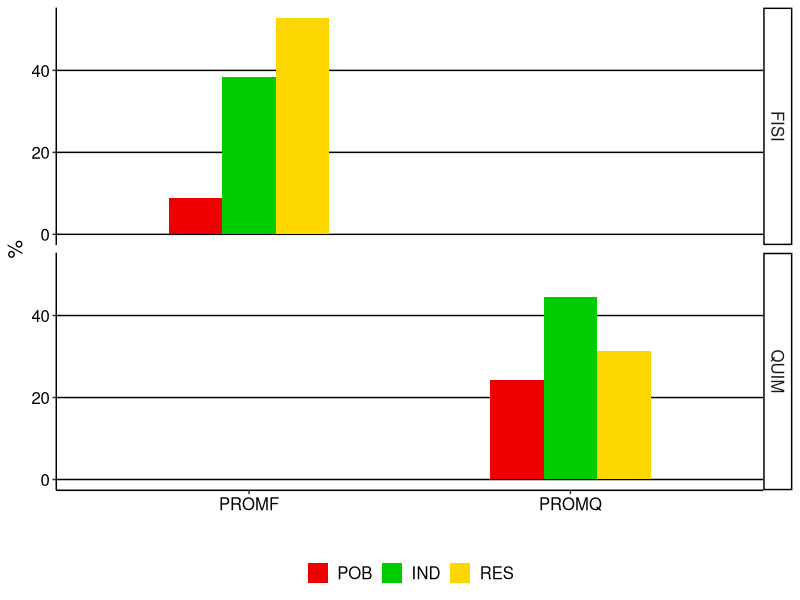

Source code (R):
## ---- chunk 1
knitr::opts_chunk$set(warning = FALSE, message = FALSE, echo = FALSE)



## ---- chunk 2
knitr::opts_chunk$set(warning = FALSE, message = FALSE, echo = FALSE)

library(readxl)
varia<- read_excel("database.xlsx", sheet="V ICC")
library(dplyr)
varia<-arrange(varia, ID)
varia$TYPE<-as.factor(varia$TYPE)
varia$VR<-as.factor(varia$VR)
varia$LEVEL<-factor(varia$LEVEL,levels=c("POB", "IND","RES"))
# varia$VR<-factor(varia$VR,levels=c("AAO", "PHE","CLO B","CAR", "CLO A","PROMQ","TTA", "TSS","TTA/ TSS","PFD", "FFW","DFW","EFD", "PROMF","DSW","SN"))

# library(Rmisc)
# resvaria <- summarySE(varia, measurevar="PORC", groupvars=c("REG","ACC"))
# resvaria

library(ggplot2)
vargg1<-ggplot(varia, aes(x=VR,y=PORC,fill=LEVEL))+
  stat_summary(fun = "mean", size = 1, geom = "bar",position="dodge", width=0.5) +
  labs(x="", y="%")+
  facet_grid(TYPE~.)+
  theme_classic()+
  theme(plot.title = element_text(hjust = 0.5, size = rel(1.5))) +
  scale_fill_manual(values = c("red2","green3","gold")) +
  theme(legend.title=element_blank())+
  theme(legend.position='bottom')+
  theme(panel.grid.major.y = element_line(color='black'))+
  theme(panel.grid.major.x = element_blank())+
  theme(text = element_text(size=15, color='black'))+
  theme(axis.text = element_text(color='black'))
vargg1

